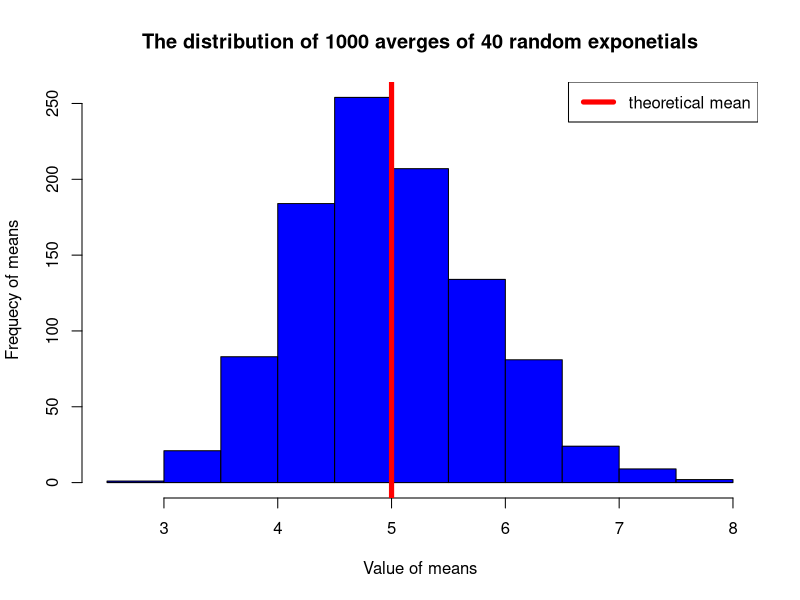
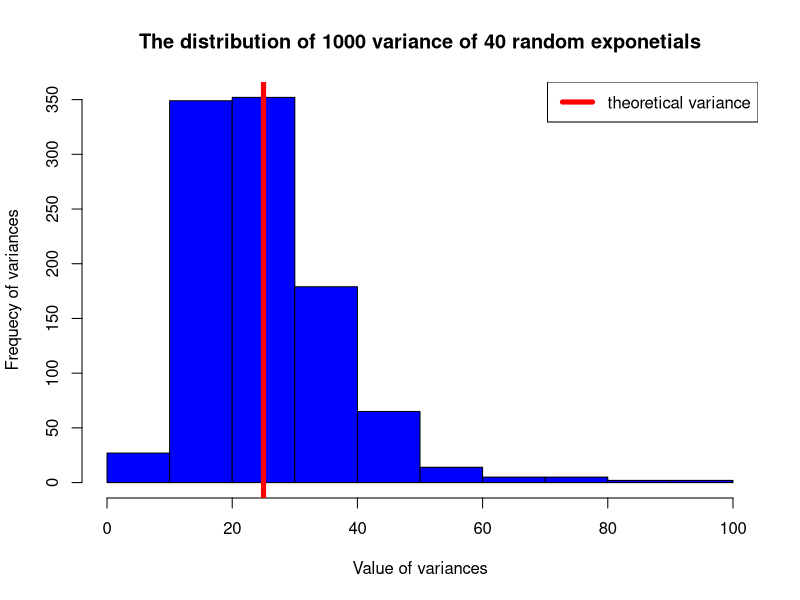
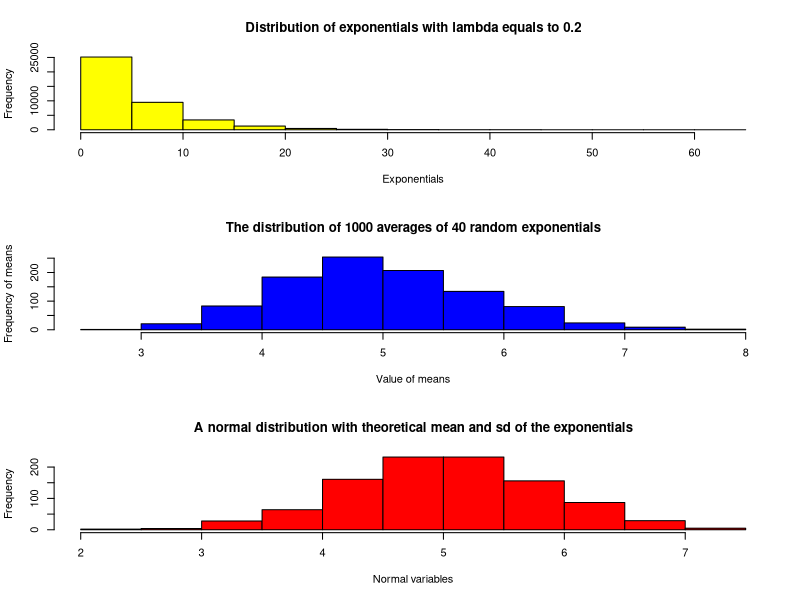
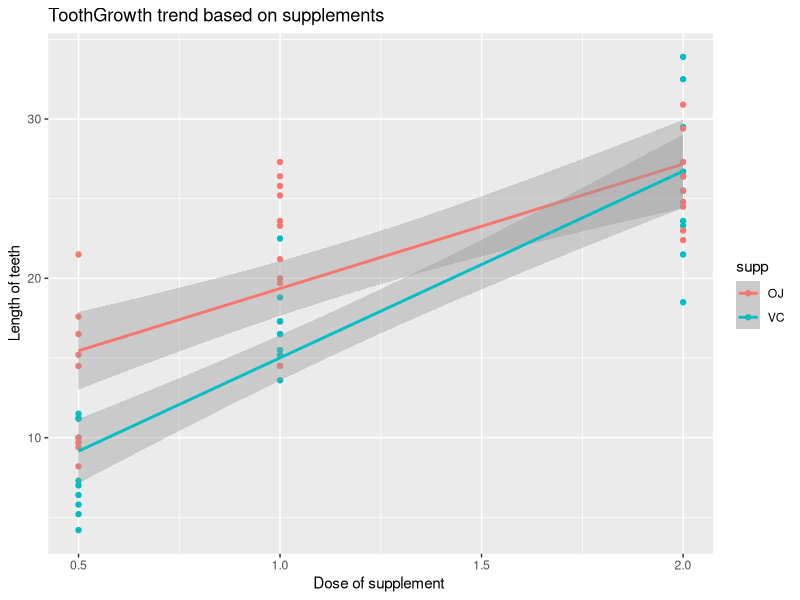

Reproduce these figures in R, in order.
## ---- chunk 1
lambda <- 0.2
T_mean <- 1/lambda
print(T_mean)
## ---- chunk 2
mns = NULL
for (i in 1 : 1000) mns = c(mns, mean(rexp(40,lambda)))
S_mean<-mean(mns)
print(S_mean)
head(mns)
## ---- chunk 3
hist(mns, main="The distribution of 1000 averges of 40 random exponetials", xlab="Value of means", ylab="Frequecy of means", col="blue")
abline(v=T_mean, lty=1, lwd=5, col="red")
legend("topright", lty=1, lwd=5, col="red", legend="theoretical mean")
## ---- chunk 4
T_variance <- (1/lambda)^2
print(T_variance)
## ---- chunk 5
vns = NULL
for (i in 1 : 1000) vns = c(vns, var(rexp(40,lambda)))
S_variance <- var(vns)
print(S_variance)
head(vns)
## ---- chunk 6
hist(vns, main="The distribution of 1000 variance of 40 random exponetials", xlab="Value of variances", ylab="Frequecy of variances", col="blue")
abline(v=T_variance, lty=1, lwd=5, col="red")
legend("topright", lty=1, lwd=5, col="red", legend="theoretical variance")
## ---- chunk 7
ns = NULL
for (i in 1 : 1000) ns = c(ns, rexp(40,lambda))

par(mfrow = c(3, 1))
hist(ns, main = "Distribution of exponentials with lambda equals to 0.2", xlab = "Exponentials", col = "yellow")
hist(mns, main = "The distribution of 1000 averages of 40 random exponentials", xlab = "Value of means", ylab = "Frequency of means", col = "blue")
Norm <- rnorm(1000, mean = mean(mns), sd = sd(mns))
hist(Norm, main = "A normal distribution with theoretical mean and sd of the exponentials", xlab = "Normal variables", col = "red")
## ---- chunk 8
library(ggplot2)
data("ToothGrowth")
dim(ToothGrowth)
head(ToothGrowth)
summary(ToothGrowth)
## ---- chunk 9
ggplot(ToothGrowth, aes(x = dose, y=len, color=supp)) +
  geom_point() + geom_smooth(method = "lm")+
  labs(title = "ToothGrowth trend based on supplements", x = "Dose of supplement ", y = "Length of teeth")
## ---- chunk 10
t.test(x = ToothGrowth$len, data = ToothGrowth, paired = FALSE, conf.level = 0.95)$conf.
## ---- chunk 11
t.test(ToothGrowth[ToothGrowth$supp == "OJ", ]$len)$p.value
t.test(ToothGrowth[ToothGrowth$supp == "OJ", ]$len)$conf.int
t.test(ToothGrowth[ToothGrowth$supp == "VC", ]$len)$p.value
t.test(ToothGrowth[ToothGrowth$supp == "VC", ]$len)$conf.int
## ---- chunk 12
t.test(ToothGrowth[ToothGrowth$dose == 0.5, ]$len)$p.value
t.test(ToothGrowth[ToothGrowth$dose == 0.5, ]$len)$conf.int
t.test(ToothGrowth[ToothGrowth$dose == 1, ]$len)$p.value
t.test(ToothGrowth[ToothGrowth$dose == 1, ]$len)$conf.int
t.test(ToothGrowth[ToothGrowth$dose == 2, ]$len)$p.value
t.test(ToothGrowth[ToothGrowth$dose == 2, ]$len)$conf.int
## ---- chunk 13
dose05 <-ToothGrowth[ToothGrowth$dose == 0.5, ]
mean(dose05[dose05$supp=="OJ",]$len)
mean(dose05[dose05$supp=="VC",]$len)
## ---- chunk 14
dose1 <-ToothGrowth[ToothGrowth$dose == 1, ]
mean(dose1[dose1$supp=="OJ",]$len)
mean(dose1[dose1$supp=="VC",]$len)
## ---- chunk 15
dose2 <-ToothGrowth[ToothGrowth$dose == 2, ]
mean(dose2[dose1$supp=="OJ",]$len)
mean(dose2[dose1$supp=="VC",]$len)
